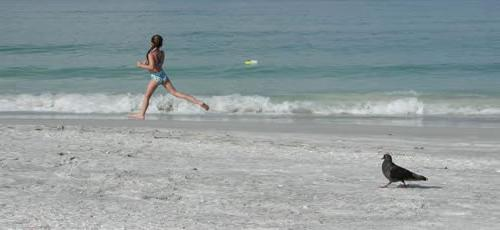
//> input picture beach.jpg, 500 x 230 px
$ ./amplification2   (built with g++ and OpenCV 4)
//> lines starting //> are read from the running program, lines starting //| are printed output that depends on the picture; after the words box and inside, x2 and y2 are one past the last pixel; in counts of white or black regions, pixels touching at a corner belong together
#include <bits/stdc++.h>
#include <opencv2/core/core.hpp>
#include <opencv2/highgui/highgui.hpp>
#include <opencv2/imgproc/imgproc.hpp>

using namespace std;
using namespace cv;


Mat computeFullEnergy(Mat img, Mat mod, int &flag)
{
	Mat energy(img.rows, img.cols, CV_32SC1, Scalar(255));// declaring  black image
	//implementing the sobel operator
	int i, j,gx,gy;
	for (i = 1; i < img.rows - 1; i++)
	{
		for (j = 1; j < img.cols - 1; j++)
		{
			if(mod.at<uchar>(i, j) == 255)
			{
				energy.at<int>(i,j) = 512;
			}
			else
			{
				gx = gy = 0;
				gx = abs((img.at<Vec3b>(i - 1, j + 1)[0] - img.at<Vec3b>(i - 1, j - 1)[0]) + 2 * (img.at<Vec3b>(i, j + 1)[0] - img.at<Vec3b>(i, j - 1)[0]) + (img.at<Vec3b>(i + 1, j + 1)[0] - img.at<Vec3b>(i + 1, j - 1)[0]));
				gy = abs((img.at<Vec3b>(i + 1, j - 1)[0] - img.at<Vec3b>(i - 1, j - 1)[0]) + 2 * (img.at<Vec3b>(i + 1, j)[0] - img.at<Vec3b>(i - 1, j)[0]) + (img.at<Vec3b>(i + 1, j + 1)[0] - img.at<Vec3b>(i - 1, j + 1)[0]));
				energy.at<int>(i, j) = abs(gx + gy);
			}
		}
	}
	if(flag==1)
	{
		imwrite("energy.jpg",energy);
		flag=0;
	}
	return energy;
}

Mat markImage(Mat src)
{
	// black image
	Mat green(src.rows,src.cols,CV_8UC1,Scalar(0));
	Mat img(src.rows,src.cols,CV_8UC1,Scalar(0));
	for(int i=0;i<src.rows;i++)
	{
		for(int j=0;j<src.cols;j++)
		{

			if(src.at<Vec3b>(i,j)[0]<=62 && src.at<Vec3b>(i,j)[0]>=58 && src.at<Vec3b>(i,j)[1]>=242 && src.at<Vec3b>(i,j)[2]>=242)
				green.at<uchar>(i,j)=255;
		}
	}

	imwrite("greenb.jpg",green);

	// Create a structuring element
    int erosion_size = 6;
    Mat element = getStructuringElement(cv::MORPH_RECT,
          cv::Size(2 * erosion_size + 1, 2 * erosion_size + 1),
          cv::Point(erosion_size, erosion_size) );
	//for green portion
	dilate(green,green,element);
	erode(green,green,element);

	imwrite("greena.jpg",green);

	//combining in one image
	for(int i=0;i<img.rows;i++)
	{
		for(int j=0;j<img.cols;j++)
		{
			if(green.at<uchar>(i,j)==255)
				img.at<uchar>(i,j)=255;
		}
	}
	return img;
}

int distTo[2000][2000];
int edgeTo[2000][2000];
vector<uint> findVerticalSeam(Mat img, Mat energy)
{
	vector<uint> seam(img.rows);
	for (int i = 0; i < img.rows; i++)
	{
		for (int j = 0; j < img.cols; j++)
		{
			distTo[i][j] = (i == 0) ? 0 : numeric_limits<int>::max();
			edgeTo[i][j] = 0;
		}
	}
	// rows
	for (int r = 0; r < img.rows - 1; r++)
	{
		for (int c = 0; c < img.cols; c++)
		{
			//checking pixels in left
			if (c != 0)
			{
				if (distTo[r + 1][c - 1]>(distTo[r][c] + energy.at<int>(r + 1, c - 1)))
				{
					distTo[r + 1][c - 1] = distTo[r][c] + energy.at<int>(r + 1, c - 1);
					edgeTo[r + 1][c - 1] = 1;
				}
			}
			// change pixel right below
			if (distTo[r + 1][c] > (distTo[r][c] + energy.at<int>(r + 1, c)))
			{
				distTo[r + 1][c] = distTo[r][c] + energy.at<int>(r + 1, c);
				edgeTo[r + 1][c] = 0;
			}
			// check pixel in bottom right
			if (c != (img.cols - 1))
			{
				if (distTo[r + 1][c + 1] > (distTo[r][c] + energy.at<int>(r + 1, c + 1)))
				{
					distTo[r + 1][c + 1] = distTo[r][c] + energy.at<int>(r + 1, c+1);
					edgeTo[r + 1][c + 1] = -1;
				}
			}
		}
	}

	//find the bottom of the min path
	int min_index = 0, min = distTo[img.rows - 1][0];
	for (int i = 1; i < img.cols; i++)
	{
		if (distTo[img.rows - 1][i] < min)
		{
			min = distTo[img.rows - 1][i];
			min_index = i;
		}
	}
	//retracing the path and updating the seam vector
	//Retrace the min-path and update the 'seam' vector
	seam[img.rows-1] = min_index;
	for (int i = img.rows-1; i > 0; --i)
		seam[i-1] = seam[i] + edgeTo[i][seam[i]];

	return seam;
}

Mat removeVerticalSeam(Mat img, vector<uint> seam, Mat &mod)
{
	for (int r = 0; r < img.rows; r++)
	{
		for (int c = seam[r]; c < img.cols - 1; c++)
		{
			img.at<Vec3b>(r, c) = img.at<Vec3b>(r, c + 1);
			mod.at<uchar>(r, c) = mod.at<uchar>(r, c + 1);
		}
	}
	//resize the image
	img = img(Rect(0, 0, img.cols - 1, img.rows));
	mod = mod(Rect(0, 0, mod.cols - 1, mod.rows));
	return img;
}
vector<uint> findHorizontalSeam(Mat img, Mat energy)
{
	transpose(img, img);
	transpose(energy,energy);
	vector<uint> seam(img.rows);
	seam = findVerticalSeam(img, energy);
	return seam;
}

Mat removeHorizontalSeam(Mat img, vector<uint> seam,Mat &mod)
{
	transpose(img, img);
	transpose(mod,mod);
	img = removeVerticalSeam(img, seam, mod);
	transpose(img, img);
	transpose(mod,mod);
	return img;
}
int main()
{
	Mat src = imread("beach.jpg", CV_LOAD_IMAGE_COLOR);
//> src is the input picture: 230 rows x 500 cols, CV_8UC3; mean B, G, R 158.9, 156.8, 145.6
	Mat mod = imread("beach_new.jpg", CV_LOAD_IMAGE_COLOR);
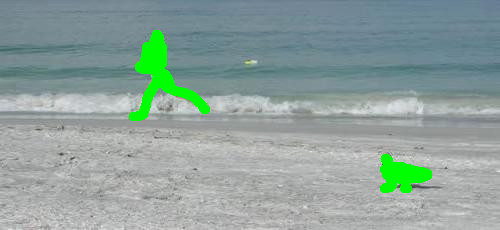
//> input picture beach_new.jpg, 500 x 230 px
//> mod is the input picture: 230 rows x 500 cols, CV_8UC3; mean B, G, R 155.6, 160.9, 142.1

	cvtColor(mod,mod,CV_RGB2HSV);
//> mod: 230 rows x 500 cols, CV_8UC3; mean H, S, V 38.2, 33.5, 164.2
	if (!src.data)
	{
		cout << "Invalid Input\n";
		return 0;
	}
	if (!mod.data)
	{
		cout << "Invalid Input\n";
		return 0;
	}
	Mat src_big;
	Size size((unsigned int)(src.cols*1.3),(unsigned int)(src.rows*1.3));
//> size = Size(650, 299)
	resize(src,src_big,size);
	resize(mod,mod,size);
//> mod: 299 rows x 650 cols, CV_8UC3; mean H, S, V 38.2, 33.4, 164.1
	Mat lab;
	cvtColor(src_big, lab, CV_RGB2Lab);
//> lab: 299 rows x 650 cols, CV_8UC3; mean of channels 0, 1, 2 164.3, 126.9, 134.3

	//mark object in mod
	mod = markImage(mod);
//> after the loop in markImage, `for(int i=0;i<src.rows;i++)`:
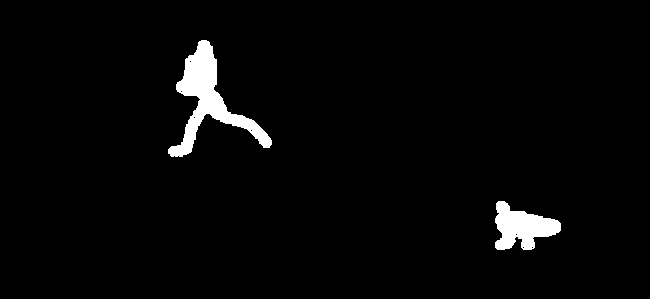
//> green: 299 rows x 650 cols, CV_8UC1; 2.8% white; 2 white regions, box (x1, y1, x2, y2) and area: (168, 40, 272, 157) 3477, (495, 201, 561, 250) 1903
//> in markImage, `erode(green,green,element);`: green: 299 rows x 650 cols, CV_8UC1; 2.9% white; 2 white regions, box (x1, y1, x2, y2) and area: (168, 40, 272, 157) 3560, (495, 201, 561, 250) 2044

	Mat energy;
	int flag=1;
	vector<uint> seam;
	int cy=(src_big.cols-src.cols);
//> cy = 150
	int cx=(src_big.rows-src.rows);
//> cx = 69
	while (cx > 0 && cy > 0)
	{
		energy = computeFullEnergy(lab, mod, flag);
		seam = findVerticalSeam(lab, energy);
		lab = removeVerticalSeam(lab, seam, mod);
		cy--;
		energy = computeFullEnergy(lab, mod, flag);
		seam = findHorizontalSeam(lab, energy);
		lab = removeHorizontalSeam(lab, seam, mod);
		cx--;
	}
//> this loop made 69 passes
//> flag on pass 1: 0
//> pass 1, in computeFullEnergy, `imwrite("energy.jpg",energy);`:
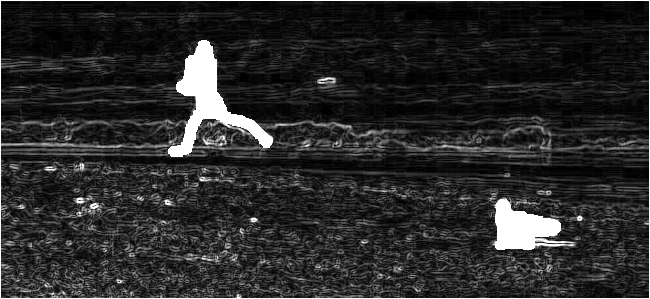
//> saved as energy.jpg: 299 rows x 650 cols, CV_8UC1; min 0, max 255, mean 41.7
//> after the loop: lab: 230 rows x 581 cols, CV_8UC3; mean of channels 0, 1, 2 168.1, 126.7, 132.9
//> after the loop:
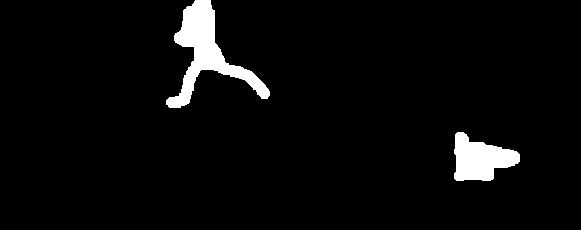
//> mod: 230 rows x 581 cols, CV_8UC1; 4.1% white; 2 white regions, box (x1, y1, x2, y2) and area: (166, 0, 270, 108) 3447, (454, 132, 520, 181) 2044
//> after the loop, seam = 581 values, max 35 at index 248, min 0 at index 194, mean 18.48; cy = 81; cx = 0
	while (cy > 0)
	{
		energy = computeFullEnergy(lab,mod, flag);
		seam = findVerticalSeam(lab, energy);
		lab = removeVerticalSeam(lab, seam,mod);
		cy--;
	}
//> this loop made 81 passes
//> cy on passes 1 to 12: 80, 79, 78, 77, 76, 75, 74, 73, 72, 71, 70, 69
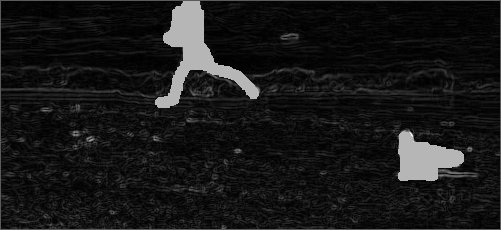
//> energy: 230 rows x 501 cols, CV_32SC1; min 0, max 716, mean 68.9; drawn with min black and max white
//> lab: 230 rows x 500 cols, CV_8UC3; mean of channels 0, 1, 2 168, 126.7, 132.8
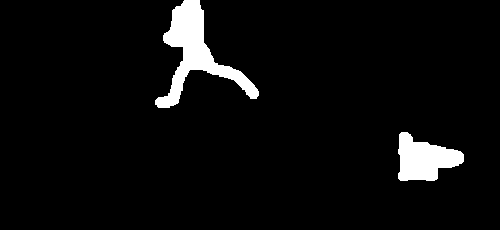
//> mod: 230 rows x 500 cols, CV_8UC1; 4.8% white; 2 white regions, box (x1, y1, x2, y2) and area: (155, 0, 259, 108) 3447, (398, 132, 464, 181) 2044
//> after the loop, seam = 230 values, max 498 at index 1, min 465 at index 96, mean 484.6; cy = 0
	while (cx > 0)
	{
		energy = computeFullEnergy(lab,mod, flag);
		transpose(energy, energy);
		seam = findHorizontalSeam(lab, energy);
		lab = removeHorizontalSeam(lab, seam,mod);
		cx--;
	}
//> this loop made 0 passes
//> after the loop, cx = 0

	cvtColor(lab, lab, CV_Lab2RGB);
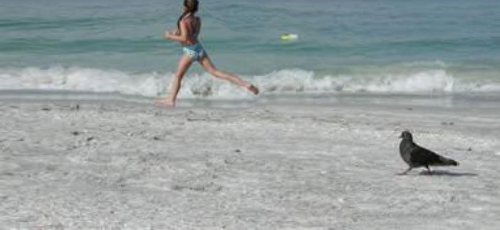
//> lab: 230 rows x 500 cols, CV_8UC3; mean B, G, R 161.3, 160.9, 152

	namedWindow("Original",CV_WINDOW_NORMAL);
	namedWindow("Changed",CV_WINDOW_NORMAL);
	imshow("Original", src);
	imshow("Changed", lab);
	cout << src.rows << " " << src.cols << endl;
//| 230 500
	cout << lab.rows << " " << lab.cols << endl;
//| 230 500
	imwrite("edited.jpg",lab);
	waitKey(0);
	destroyAllWindows();
	return 0;
}
